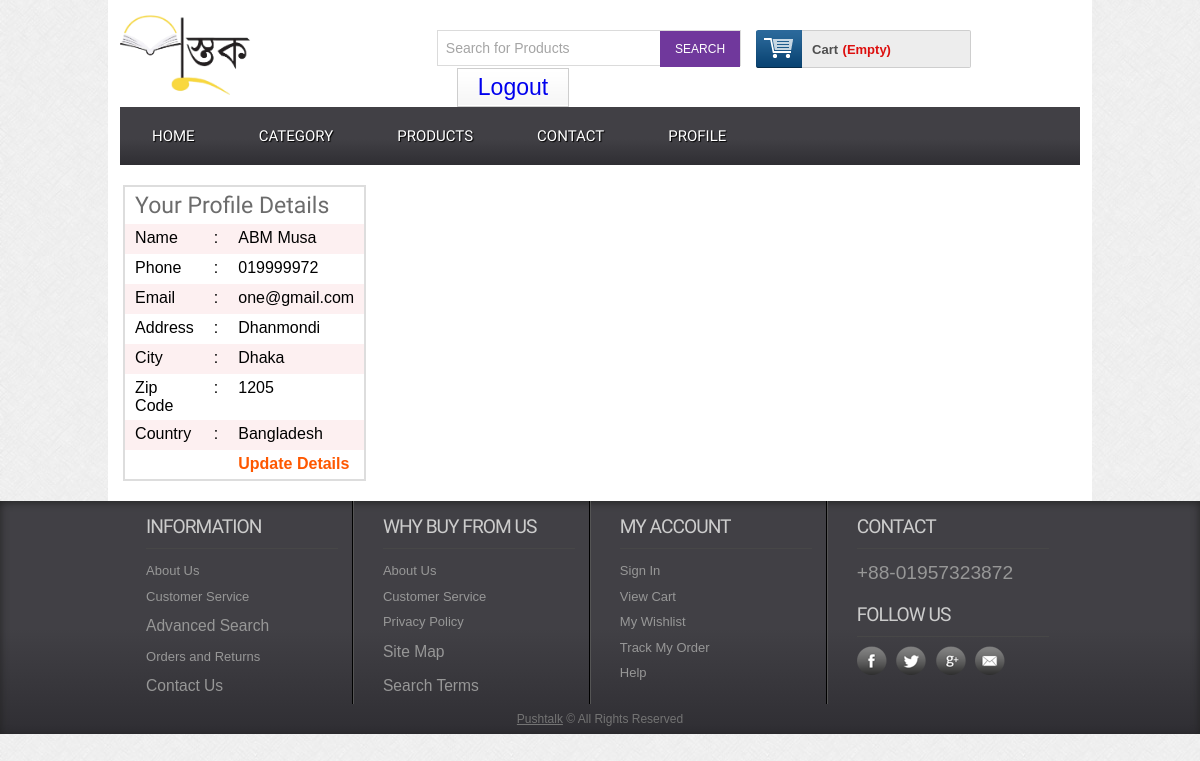
Page /profile.php (signed in) on the committed database.
### tables this page shows
CREATE TABLE `tbl_customer` (
  `id` int(11) NOT NULL,
  `name` varchar(50) NOT NULL,
  `address` text NOT NULL,
  `city` varchar(30) NOT NULL,
  `country` varchar(30) NOT NULL,
  `zip` varchar(20) NOT NULL,
  `phone` varchar(14) NOT NULL,
  `email` varchar(255) NOT NULL,
  `pass` varchar(255) NOT NULL
);

### classes/Customer.php (called while the page is built, shortened)
<?php
    $filepath = realpath(dirname(__FILE__));
    include_once ($filepath.'/../lib/Database.php');
?>
<?php
    class Customer{
        private $db;
        public function __construct(){
            $this->db = new Database();
        }
        public function getCustomerData($id){
            $query = "SELECT * FROM tbl_customer WHERE Id = '$id'";
            $result = $this->db->select($query);
            return $result;
        }
    }
?>

### lib/Database.php (called while the page is built, shortened)
<?php
class Database
{
    public $host   = DB_HOST;
    public $user   = DB_USER;
    public $pass   = DB_PASS;
    public $dbname = DB_NAME;
    public $link;
    private function connectDB()
    {
        $this->link = new mysqli(
                        $this->host,
                        $this->user,
                        $this->pass,
                        $this->dbname
                     );
    }
    public function select($query)
    {
        $result = $this->link->query($query) or
            die($this->link->error . __LINE__);
        if ($result->num_rows > 0) {
            return $result;
        } else {
            return false;
        }
    }
}

### lib/Session.php (called while the page is built, shortened)
<?php
class Session
{
    public static function get($key)
    {
        if (isset($_SESSION[$key])) {
            return $_SESSION[$key];
        } else {
            return false;
        }
    }
}
?>

### profile.php (the view, shortened to what this page needs)
<?php include 'inc/header.php' ;?>
 <div class="main">
    <div class="content">
        <div class="section group">
        <?php
            $id = Session::get("cmrId");
            $getdata = $cmr->getCustomerData($id);
            if ($getdata) {
                while ($result = $getdata->fetch_assoc()) {
        ?>
            <div class="order">
                    <table class="tblone">
                        <tr>
                            <td colspan = "3" > <h2 > Your Profile Details </h2> </td>
                        </tr>
                        <tr>
                            <td width = "25%" > Name </td>
                            <td width = "5%" > : </td>
                            <td> <?php echo $result['name'];?> </td>
                        </tr>
                        <tr>
                            <td> Phone</td>
                            <td> : </td>
                            <td> <?php echo $result['phone'];?> </td>
                        </tr>
                        <tr>
                            <td> Email </td>
                            <td> : </td>
                            <td> <?php echo $result['email'];?>  </td>
                        </tr>
                        <tr>
                            <td> Address </td>
                            <td> : </td>
                            <td> <?php echo $result['address'];?> </td>
                        </tr>
                        <tr>
                            <td> City </td>
                            <td> : </td>
                            <td> <?php echo $result['city'];?> </td>
                        </tr>
                        <tr>
                            <td> Zip Code </td>
                            <td> : </td>
                            <td> <?php echo $result['zip'];?> </td>
                        </tr>
                        <tr>
                            <td> Country </td>
                            <td> : </td>
                            <td> <?php echo $result['country'];?> </td>
                        </tr>
                        <tr>
                            <td>  </td>
                            <td> </td>
                            <td> <a href="editprofile.php"> Update Details </a> </td>
                        </tr>
                    </table>
               <?php } } ?>
            </div>
        </div>
    </div>
 </div>
 <?php include 'inc/footer.php';?>

### css/style.css (style rules this page uses)
html, body, div, span, applet, object, iframe, h1, h2, h3, h4, h5, h6, p, blockquote, pre, a, abbr, acronym, address, big, cite, code, del, dfn, em, img, ins, kbd, q, s, samp, small, strike, strong, sub, sup, tt, var, b, u, i, dl, dt, dd, ol, nav ul, nav li, fieldset, form, label, legend, table, caption, tbody, tfoot, thead, tr, th, td, article, aside, canvas, details, embed, figure, figcaption, footer, header, hgroup, menu, nav, output, ruby, section, summary, time, mark, audio, video { margin: 0; padding: 0; border: 0; font-size: 100%; font: inherit; vertical-align: baseline; }
table { border-collapse: collapse; border-spacing: 0; }
a { text-decoration: none; transition: all 0.5s ease; }
body { font-family: Arial, Helvetica, sans-serif; background: url(../images/body_bg3.jpg); }
.section { clear: both; padding: 0px; margin: 0px; display: flex; flex-wrap: wrap; }
.group:before, .group:after { content: ""; display: table; }
.group:after { clear: both; }
.group { zoom: 1; }
.content { padding: 20px 0; background: #FFF; }
.content h2 { font-size: 23px; color: #6C6C6C; font-family: 'Monda', sans-serif; }
.section { clear: both; padding: 0px; margin: 0px; }
.tblone { border: 1px solid #fff; margin-bottom: 12px; width: 100%; }
.tblone td { padding: 5px 10px; text-align: center; }
table.tblone tr:nth-child(2n+1) { background: #fff; height: 30px; }
table.tblone tr:nth-child(2n) { background: #fdf0f1; height: 30px; }
table.tblone a { color: #fe5800; font-weight: bold; text-decoration: none; }

### profile.php (style rules this page uses)
.tblone { width: 60%; margin: 0 auto; border: 2px solid #ddd; }
.tblone tr td { text-align: justify; }

### rows in the picture
tbl_customer: name "ABM Musa", phone "019999972", email "one@gmail.com", address "Dhanmondi", city "Dhaka", zip "1205", country "Bangladesh"
